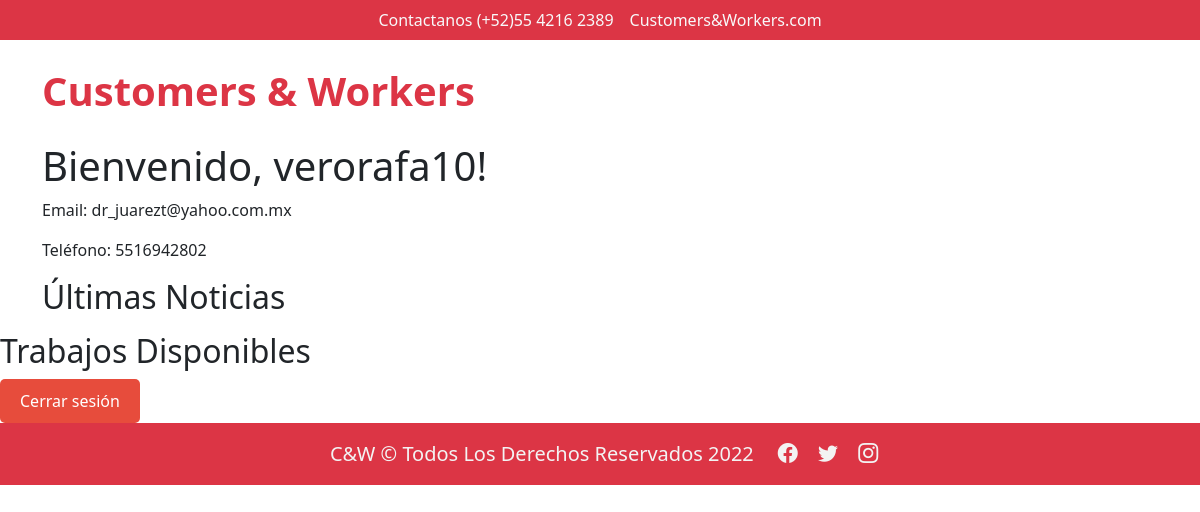
Before: /php/welcom.php (signed in) with the older database file.
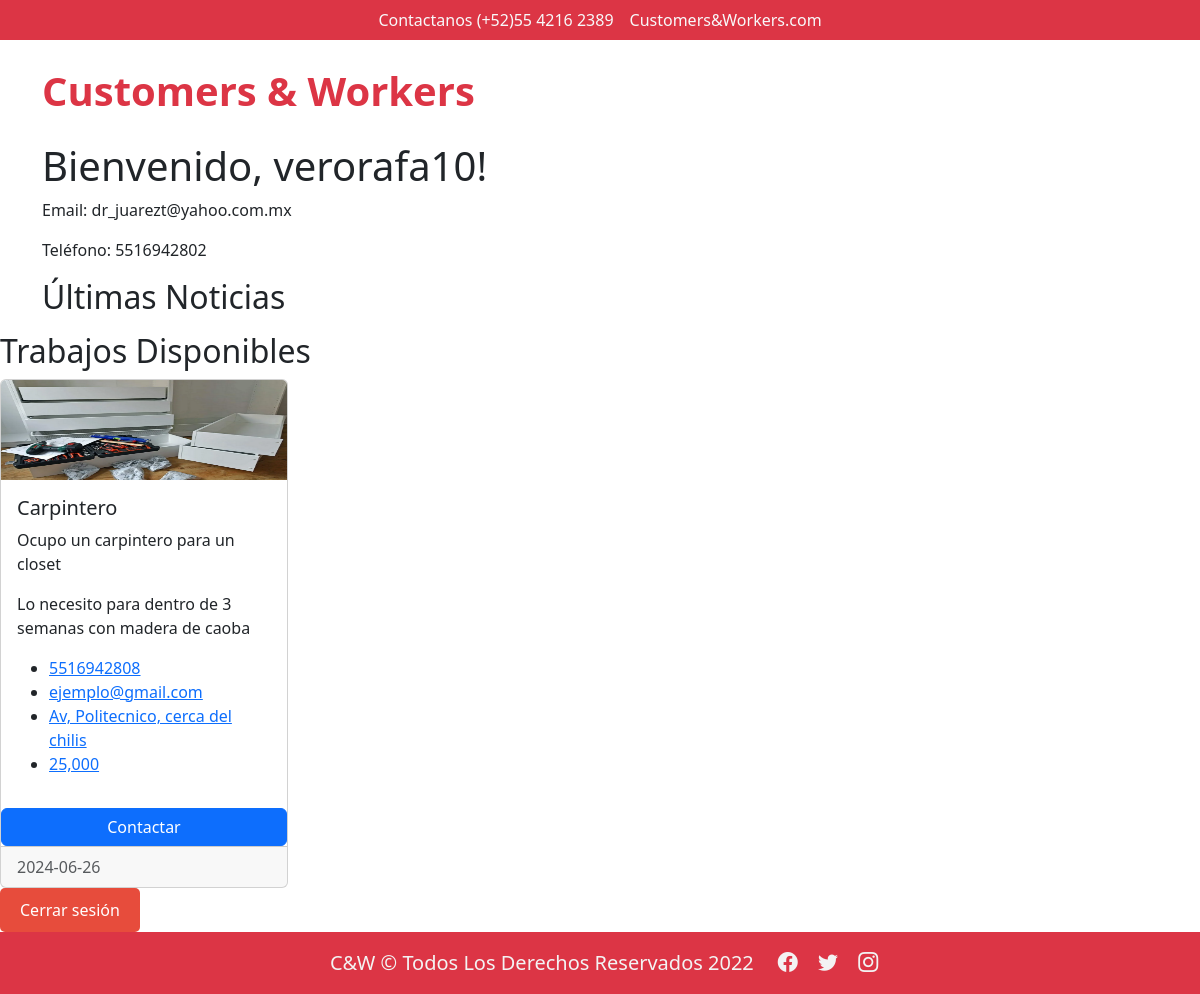
After: the same page with the newer database file.
### tables this page shows
CREATE TABLE IF NOT EXISTS `users` (
  `id` int(11) NOT NULL AUTO_INCREMENT,
  `nombre` varchar(50) NOT NULL,
  `apellidos` varchar(50) NOT NULL,
  `usuario` varchar(50) NOT NULL,
  `email` varchar(100) NOT NULL,
  `telefono` varchar(20) NOT NULL,
  `password` varchar(255) NOT NULL,
  `fecha_nacimiento` date NOT NULL,
  `direccion` text NOT NULL,
  `role` varchar(20) NOT NULL DEFAULT 'usuario',
  `last_password_update` date DEFAULT NULL,
  PRIMARY KEY (`id`)
);

CREATE TABLE IF NOT EXISTS `jobs` (
  `id` int(11) NOT NULL AUTO_INCREMENT,
  `titulo` varchar(255) NOT NULL,
  `descripcion` text NOT NULL,
  `detalles` text NOT NULL,
  `telefono` varchar(20) DEFAULT NULL,
  `email` varchar(255) DEFAULT NULL,
  `direccion` varchar(255) DEFAULT NULL,
  `pago` varchar(50) DEFAULT NULL,
  `imagen` varchar(255) DEFAULT NULL,
  `fecha` date DEFAULT NULL,
  PRIMARY KEY (`id`)
);

### php/welcom.php (the view, shortened to what this page needs)
<?php
$servername = "localhost";
$username = "root";
$password = "";
$dbname = "user_registration2";
$conn = new mysqli($servername, $username, $password, $dbname);
$usuario_id = $_SESSION['usuario_id'];
$sql = "SELECT * FROM users WHERE id = ?";
$stmt = $conn->prepare($sql);
$stmt->bind_param("i", $usuario_id);
$stmt->execute();
$result = $stmt->get_result();
$user_data = $result->fetch_assoc();
$sql = "SELECT * FROM jobs";
$result = $conn->query($sql);
?>
<!DOCTYPE html>
<html lang="en">
<head>
    <link rel="stylesheet" href="../css/main.css">
    <link href="https://cdn.jsdelivr.net/npm/bootstrap@5.0.2/dist/css/bootstrap.min.css" rel="stylesheet"
>
    <link href="https://fonts.cdnfonts.com/css/montserrat" rel="stylesheet">
    <link rel="stylesheet" href="https://cdn.jsdelivr.net/npm/bootstrap-icons@1.4.0/font/bootstrap-icons.css">
    <link rel="stylesheet" href="css/bootstrap.css">
</head>
<header class="container-fluid bg-danger d-flex justify-content-center">
    <p class="text-light mb-0 p-2 fs-6">Contactanos (+52)55 4216 2389</p>
    <p class="text-light mb-0 p-2 fs-6">Customers&Workers.com </p>
</header>
<body>
    <nav  class="navbar navbar-expand-lg navbar-light p-3"  id="menu">
        <div class="container">
          <a class="navbar-brand" href="/index.html">
              <span class="fs-1  text-danger fw-bold">Customers & Workers</span>
          </a>
        </div>
      </nav>
<body>
    <header>
        <div class="container">
            <h1>Bienvenido, <?php echo htmlspecialchars($_SESSION['usuario']); ?>!</h1>
        </div>
    </header>
    <div class="container">
        <section id="profile">
            <p>Email: <?php echo htmlspecialchars($user_data['email']); ?></p>
            <p>Teléfono: <?php echo htmlspecialchars($user_data['telefono']); ?></p>
        </section>
    </div>
    <div class="container">
        <div class="news-section">
            <h2>Últimas Noticias</h2>
        </div>
    </div>
    <section id="jobs">
            <h2>Trabajos Disponibles</h2>
            <div class="card-container">
                <?php while ($row = $result->fetch_assoc()) { ?>
                <div class="card" style="width: 18rem;">
                    <img src="../imagenes/Imag_Trab/<?php echo htmlspecialchars($row['imagen']); ?>" class="card-img-top" height="100" style="width: 100%">
                    <div class="card-body">
                        <h5 class="card-title"><?php echo htmlspecialchars($row['titulo']); ?></h5>
                        <p class="card-text"><?php echo htmlspecialchars($row['descripcion']); ?></p>
                        <p><?php echo htmlspecialchars($row['detalles']); ?></p>
                        <ul class="list basic_info">
                            <li><a href="#"><i class="lnr lnr-phone-handset"></i> <?php echo htmlspecialchars($row['telefono']); ?></a></li>
                            <li><a href="#"><i class="lnr lnr-envelope"></i> <?php echo htmlspecialchars($row['email']); ?></a></li>
                            <li><a href="#"><i class="lnr lnr-apartment"></i> <?php echo htmlspecialchars($row['direccion']); ?></a></li>
                            <li><a href="#"><i class="lnr lnr-heart"></i> <?php echo htmlspecialchars($row['pago']); ?></a></li>
                        </ul>
                    </div>
                    <a href="#" class="btn btn-primary">Contactar</a>
                    <div class="card-footer text-body-secondary">
                        <?php echo htmlspecialchars($row['fecha']); ?>
                    </div>
                </div>
                <?php } ?>
            </div>
        </section>
<a href="../index.html" class="button">Cerrar sesión</a>
<footer class="w-100 conteiner-fluid bg-danger d-flex  align-items-center justify-content-center flex-wrap">
<p class="fs-5 px-3  pt-3">C&W &copy; Todos Los Derechos Reservados 2022</p>
<div id="iconos" >
    <a href="#"><i class="bi bi-facebook"></i></a>
    <a href="#"><i class="bi bi-twitter"></i></a>
    <a href="#"><i class="bi bi-instagram"></i></a>
</footer>
</body>
</html>

### css/main.css (style rules this page uses)
body { font-family: 'Montserrat', sans-serif; overflow-x: hidden; }
#menu a { font-size: 18px; font-weight: normal; color:#3f3f3f; }
footer { min-height: 50px; }
footer p { color:#f3f3f3; text-align:center; }
#iconos i { font-size: 20px; padding: 0 8px; color:#f3f3f3; }
a.button { display: inline-block; color: #fff; background: #e74c3c; padding: 10px 20px; text-align: center; border-radius: 5px; text-decoration: none; }

Changed rows visible on the page:
added jobs: imagen (picture), titulo "Carpintero", descripcion "Ocupo un carpintero para un closet", detalles "Lo necesito para dentro de 3 semanas con madera de caoba", telefono "5516942808", email "ejemplo@gmail.com", direccion "Av, Politecnico, cerca del chilis", pago "25,000", fecha "2024-06-26"
